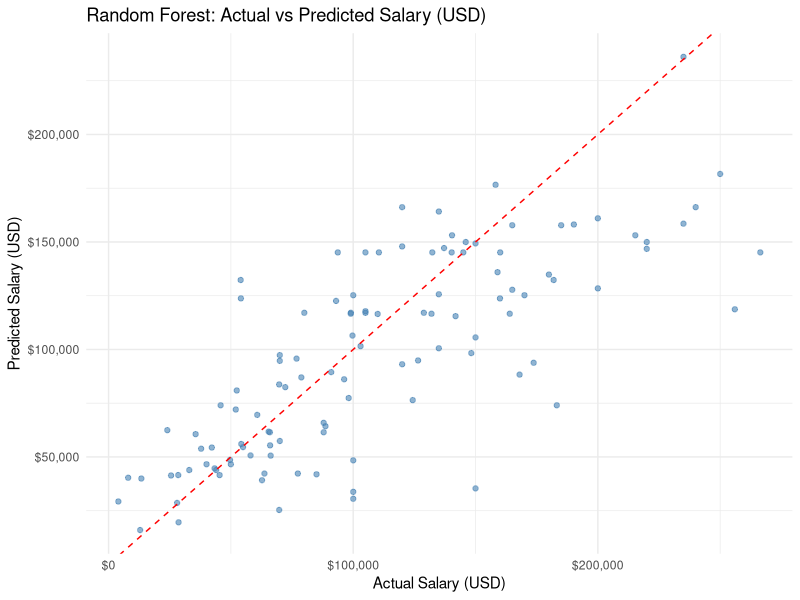
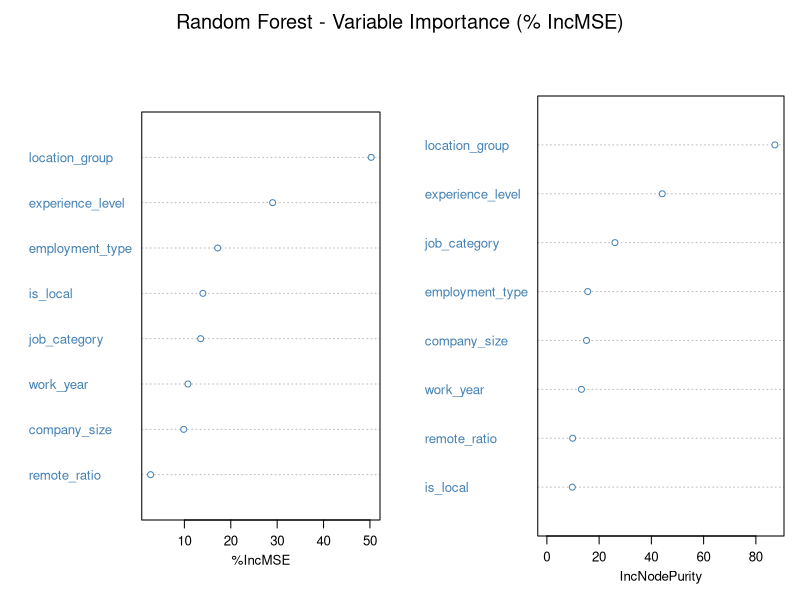

Write the R code that produced these figures, in order.
## ---- chunk 1
knitr::opts_knit$set(root.dir = ".")
knitr::opts_chunk$set(echo = TRUE, warning = FALSE, message = FALSE)
## ---- chunk 2
library(tidyverse)
library(randomForest)
library(caret)

data <- read.csv("dataset/ds_salaries_clean.csv")
## ---- chunk 3
set.seed(2026)
data$experience_level <- factor(data$experience_level, levels = c("EN", "MI", "SE", "EX"))
data$company_size     <- factor(data$company_size,     levels = c("S", "M", "L"))
data$employment_type  <- relevel(factor(data$employment_type), ref = "FT")
data$job_category     <- relevel(factor(data$job_category),   ref = "Data_Analyst")
data$location_group   <- relevel(factor(data$location_group), ref = "Other")
data <- data %>% mutate(row_id = row_number())

check_vars <- c("employment_type", "job_category", "location_group",
                 "experience_level", "company_size")

repeat {
  idx <- sample(nrow(data), floor(0.8 * nrow(data)))
  tr  <- data[idx, ]
  te  <- data[-idx, ]
  ok  <- all(vapply(check_vars,
                      function(v) all(unique(te[[v]]) %in% unique(tr[[v]])), logical(1)))
  if (ok) break
}
train <- tr
test  <- te

stopifnot(nrow(train) == 452, nrow(test) == 113,
          all(!test$row_id %in% train$row_id))
cat("Training set:", nrow(train), "rows | Test set:", nrow(test), "rows\n")
## ---- chunk 4
rf_model <- randomForest(
  log_salary ~ experience_level + job_category + employment_type +
    company_size + location_group + remote_ratio + work_year + is_local,
  data = train,
  ntree = 500,
  importance = TRUE,
  seed = 2026
)
print(rf_model)
## ---- chunk 5
cat("In-sample R-squared (training):", round(1 - rf_model$mse[rf_model$ntree] / var(train$log_salary), 4), "\n")
cat("Mean squared residuals (training):", round(rf_model$mse[rf_model$ntree], 6), "\n")
## ---- chunk 6
pred_test <- predict(rf_model, newdata = test)

rmse_log <- sqrt(mean((test$log_salary - pred_test)^2))
mae_log  <- mean(abs(test$log_salary - pred_test))
r2_log   <- 1 - sum((test$log_salary - pred_test)^2) / sum((test$log_salary - mean(test$log_salary))^2)

rmse_usd <- sqrt(mean((test$salary_in_usd - exp(pred_test))^2))
mae_usd  <- mean(abs(test$salary_in_usd - exp(pred_test)))
r2_usd   <- 1 - sum((test$salary_in_usd - exp(pred_test))^2) / sum((test$salary_in_usd - mean(test$salary_in_usd))^2)

cat("=== Random Forest Test Set Performance ===\n")
cat("RMSE (log scale):", round(rmse_log, 6), "\n")
cat("MAE  (log scale):", round(mae_log, 6), "\n")
cat("R2   (log scale):", round(r2_log, 4), "\n")
cat("RMSE (USD):", round(rmse_usd, 2), "\n")
cat("MAE  (USD):", round(mae_usd, 2), "\n")
cat("R2   (USD):", round(r2_usd, 4), "\n")
## ---- chunk 7
importance_df <- importance(rf_model) %>%
  as.data.frame() %>%
  rownames_to_column("Variable") %>%
  arrange(desc(`%IncMSE`)) %>%
  dplyr::select(Variable, `%IncMSE`, `IncNodePurity`)
knitr::kable(importance_df, digits = 3,
             caption = "Random Forest variable importance (mean decrease in MSE)")
## ---- chunk 8
png("task08_rf_variable_importance.png", width = 800, height = 600)
varImpPlot(rf_model, main = "Random Forest - Variable Importance (% IncMSE)",
           col = "steelblue", cex = 0.8)
dev.off()
## ---- chunk 9
plot_df <- data.frame(
  Actual = test$salary_in_usd,
  Predicted = exp(pred_test)
)
ggplot(plot_df, aes(x = Actual, y = Predicted)) +
  geom_point(alpha = 0.6, color = "steelblue") +
  geom_abline(intercept = 0, slope = 1, color = "red", linetype = "dashed") +
  scale_x_continuous(labels = scales::dollar) +
  scale_y_continuous(labels = scales::dollar) +
  theme_minimal() +
  labs(title = "Random Forest: Actual vs Predicted Salary (USD)",
       x = "Actual Salary (USD)", y = "Predicted Salary (USD)")
## ---- chunk 10
comparison <- read.csv("task04_model_comparison.csv") %>% arrange(RMSE_usd)
rf_row <- data.frame(
  Model = "Random Forest",
  RMSE_log = rmse_log,
  MAE_log = mae_log,
  R2_log = r2_log,
  RMSE_usd = rmse_usd,
  MAE_usd = mae_usd,
  R2_usd = r2_usd
)

comparison <- bind_rows(comparison, rf_row) %>% arrange(RMSE_usd)

knitr::kable(comparison %>% mutate(across(c(RMSE_usd, MAE_usd), ~ round(.x, 2))),
             caption = "All continuous models ranked by out-of-sample USD RMSE")
